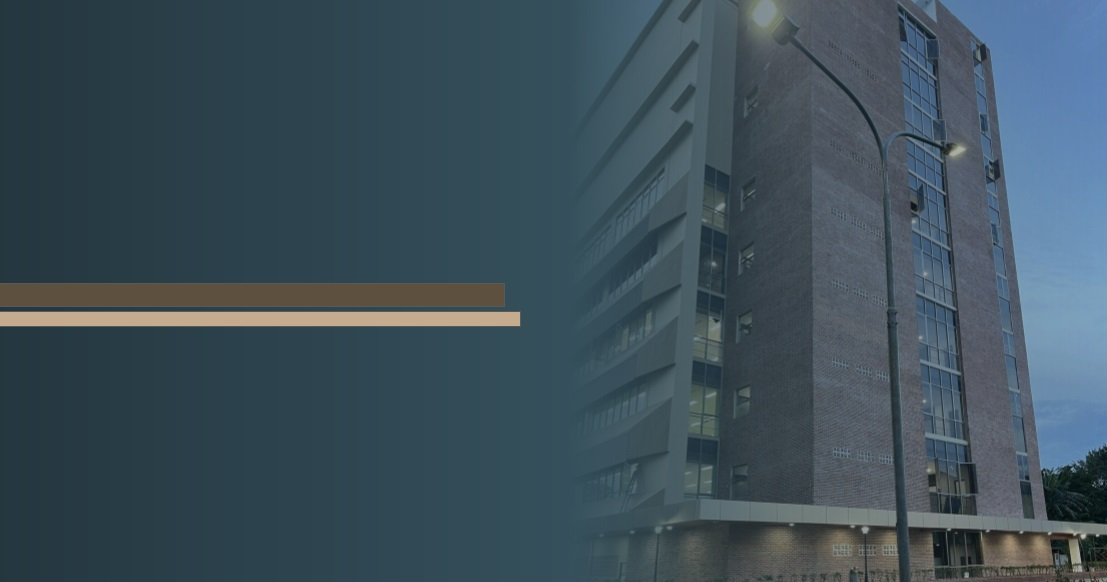
#> input picture slides/Untitled.jpg, 1107 x 582 px, found by its file name
$ python make_title_background.py
#> lines starting #> are read from the running program, lines starting #| are printed output that depends on the picture
"""Turn slides/Untitled.jpg into the title-slide background of the IWBIS deck.

The source is 1107 x 582 px: a dark slate panel on the left with two accent bars,
and a photo of a building under a teal overlay on the right. This script
  1. crops it to 16:9 (the slide's shape), trimming both sides equally,
  2. upscales it to 2560 x 1440 with Lanczos resampling,
  3. smooths JPEG block noise in the flat left panel (edge-preserving median)
     and darkens that panel slightly, so white title text has strong contrast,
  4. brightens and adds contrast to the photo side (a percentile levels stretch
     with a mild midtone lift), sharpens it, and nudges saturation,
  5. blends the two treatments across the panel-to-photo transition with a
     smooth horizontal ramp, so no seam appears.
It prints luminance statistics before and after, and the text contrast ratio
the title will have against the panel.

Run:  python slides/make_title_background.py [src] [dst]
"""
import sys

import numpy as np
from PIL import Image, ImageFilter

SRC = sys.argv[1] if len(sys.argv) > 1 else "slides/Untitled.jpg"
DST = sys.argv[2] if len(sys.argv) > 2 else "slides/title_background.jpg"
OUT_W, OUT_H = 2560, 1440

# tuning knobs. The stretch works on luminance only and scales R, G and B by the
# same factor, so hues are kept: the dusk-blue sky stays blue instead of clipping
# in the blue channel and turning cyan.
PANEL_DARKEN = 0.92          # multiply the left panel by this
RAMP = (0.47, 0.60)          # panel -> photo transition, as a fraction of the width
STRETCH_PCT = (0.5, 99.8)    # photo luminance percentiles mapped to the output range below
OUT_RANGE = (0.06, 0.80)
MID_GAMMA = 1.15             # > 1 keeps the midtones from washing out after the stretch
SHARPEN = dict(radius=2.0, percent=50, threshold=3)

LUMA = np.array([0.2126, 0.7152, 0.0722])


def rel_luminance(rgb):
    c = np.asarray(rgb, dtype=float) / 255.0
    lin = np.where(c <= 0.04045, c / 12.92, ((c + 0.055) / 1.055) ** 2.4)
    return float(lin @ LUMA)


def contrast(fg, bg):
    a, b = sorted([rel_luminance(fg), rel_luminance(bg)], reverse=True)
    return (a + 0.05) / (b + 0.05)


def stats(arr, xs):
    lum = (arr[:, xs] @ LUMA) * 255
    return lum.mean(), lum.std()


src = Image.open(SRC).convert("RGB")
#> src is the input picture: PIL image 1107x582 RGB; mean R, G, B 62, 80.4, 91.2
w0, h0 = src.size
#> w0 = 1107; h0 = 582
tw = round(h0 * 16 / 9)
#> tw = 1035
left = (w0 - tw) // 2
#> left = 36
big = src.crop((left, 0, left + tw, h0)).resize((OUT_W, OUT_H), Image.LANCZOS)
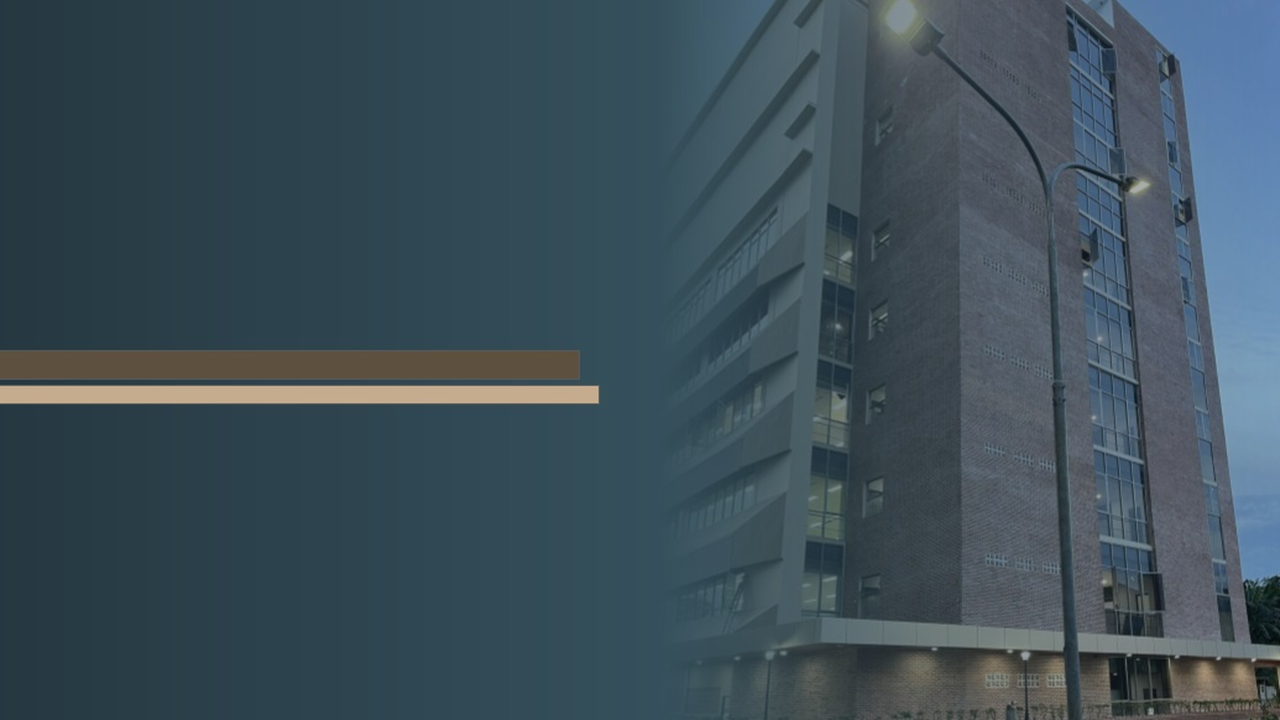
#> big: PIL image 2560x1440 RGB (shown at 1/2 size); mean R, G, B 61.6, 79.7, 89.9

x = np.linspace(0.0, 1.0, OUT_W)
t = np.clip((x - RAMP[0]) / (RAMP[1] - RAMP[0]), 0.0, 1.0)
ramp = (t * t * (3 - 2 * t))[None, :, None]          # smoothstep, 0 = panel, 1 = photo
photo_cols = x > RAMP[1] + 0.02
panel_cols = x < RAMP[0] - 0.02

base = np.asarray(big, dtype=float) / 255.0

# left panel: edge-preserving smoothing, then a slight darkening
panel = np.asarray(big.filter(ImageFilter.MedianFilter(5)), dtype=float) / 255.0 * PANEL_DARKEN

# photo side: light sharpening, then a luminance-only levels stretch that keeps hue
sharp = big.filter(ImageFilter.UnsharpMask(**SHARPEN))
photo = np.asarray(sharp, dtype=float) / 255.0
Y = photo @ LUMA
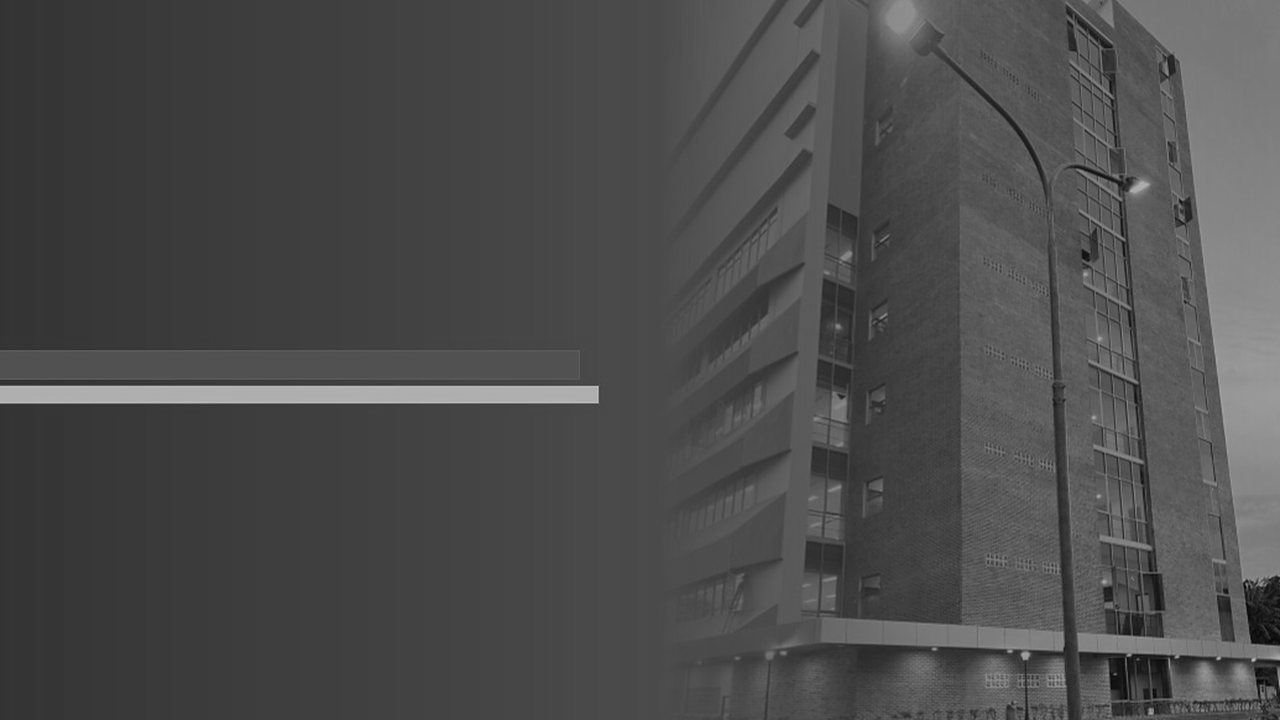
#> Y: shape (1440, 2560) float64 (shown at 1/2 size); min 0, max 0.836, mean 0.3
lo, hi = np.percentile(Y[:, photo_cols], STRETCH_PCT)
#> lo = 0.0944; hi = 0.598
Yn = OUT_RANGE[0] + np.clip((Y - lo) / (hi - lo), 0.0, 1.0) ** MID_GAMMA * (OUT_RANGE[1] - OUT_RANGE[0])
photo = np.clip(photo * (Yn / np.maximum(Y, 1e-3))[..., None], 0.0, 1.0)

out = panel * (1.0 - ramp) + photo * ramp
Image.fromarray((np.clip(out, 0, 1) * 255 + 0.5).astype(np.uint8)).save(DST, quality=93, subsampling=0)
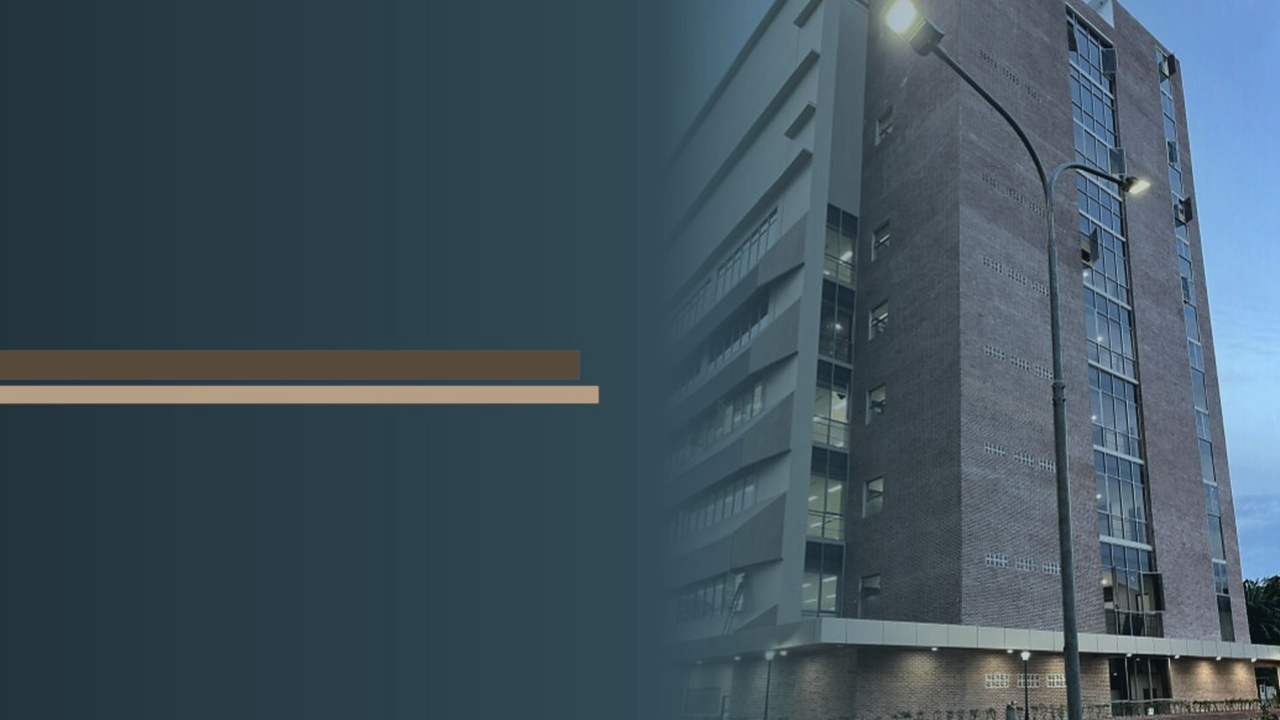
#> saved as title_background.jpg: PIL image 2560x1440 RGB (shown at 1/2 size); mean R, G, B 64.3, 82.5, 93.1

b_mean, b_std = stats(base, photo_cols)
#> in stats, `lum = (arr[:, xs] @ LUMA) * 255`:
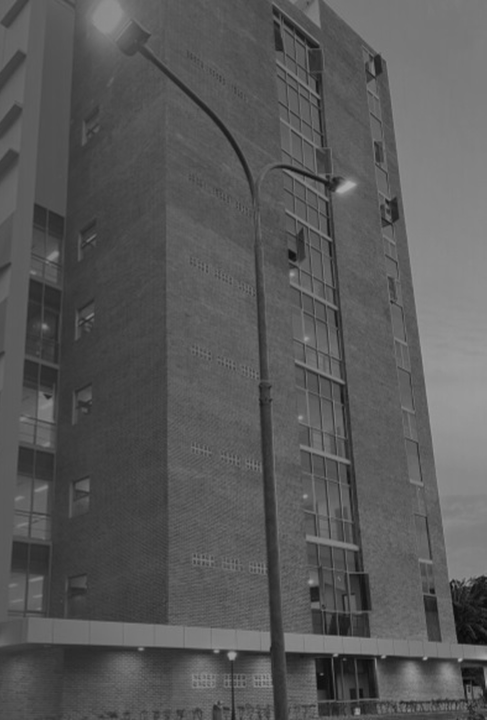
#> lum: shape (1440, 973) float64 (shown at 1/2 size); min 3.71, max 179.6, mean 88.5
#> b_mean = 88.49; b_std = 24.44
a_mean, a_std = stats(out, photo_cols)
#> in stats (call 2), `lum = (arr[:, xs] @ LUMA) * 255`:
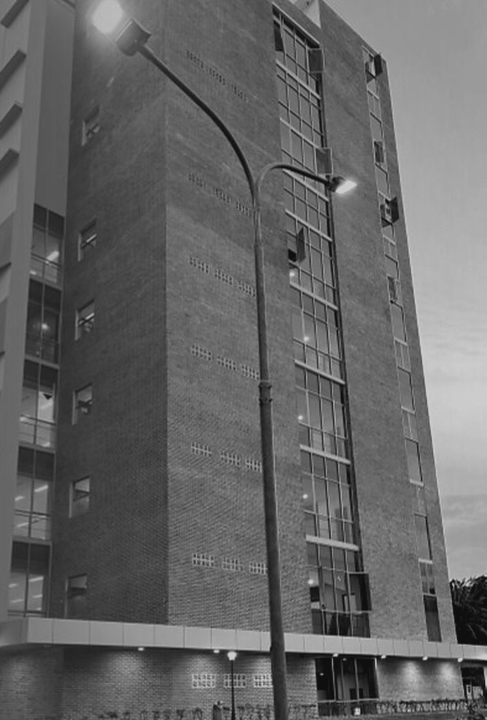
#> lum: shape (1440, 973) float64 (shown at 1/2 size); min 0, max 204, mean 101.8
#> a_mean = 101.8; a_std = 37.7
pb_mean, _ = stats(base, panel_cols)
#> in stats (call 3), `lum = (arr[:, xs] @ LUMA) * 255`:
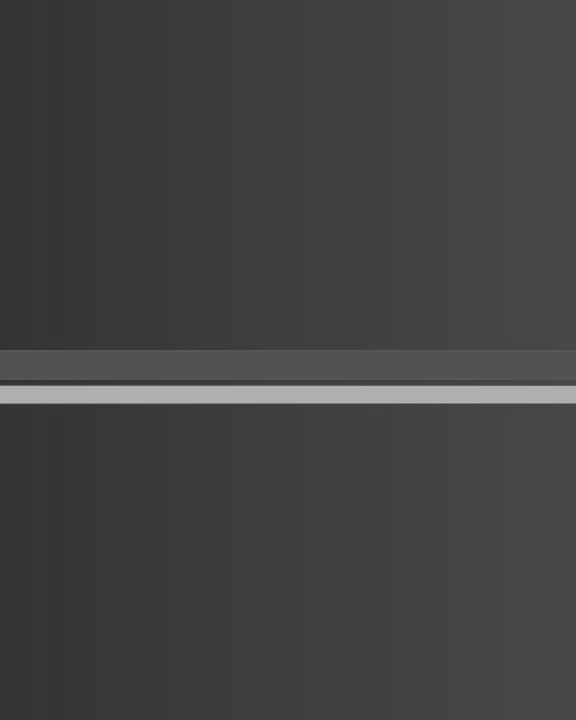
#> lum: shape (1440, 1152) float64 (shown at 1/2 size); min 47.39, max 185.8, mean 66.1
#> pb_mean = 66.1
pa_mean, _ = stats(out, panel_cols)
#> pa_mean = 60.8
print(f"wrote {DST} ({OUT_W} x {OUT_H}) from {SRC} ({w0} x {h0}, cropped to {tw} x {h0})")
#| wrote slides/title_background.jpg (2560 x 1440) from slides/Untitled.jpg (1107 x 582, cropped to 1035 x 582)
print(f"photo side  luminance mean {b_mean:5.1f} -> {a_mean:5.1f}   contrast (std) {b_std:5.1f} -> {a_std:5.1f}")
#| photo side  luminance mean  88.5 -> 101.8   contrast (std)  24.4 ->  37.7
print(f"left panel  luminance mean {pb_mean:5.1f} -> {pa_mean:5.1f}")
#| left panel  luminance mean  66.1 ->  60.8
clip = ((out[:, photo_cols] * 255) >= 250).any(axis=2).mean() * 100
#> clip = 0.00935
clip0 = ((base[:, photo_cols] * 255) >= 250).any(axis=2).mean() * 100
#> clip0 = 0
dark = ((out[:, photo_cols] @ LUMA) * 255 <= 10).mean() * 100
#> dark = 0.000428
dark0 = ((base[:, photo_cols] @ LUMA) * 255 <= 10).mean() * 100
#> dark0 = 0.00385
print(f"photo side  pixels with any channel >= 250: {clip0:.2f}% -> {clip:.2f}%   near-black (<= 10): {dark0:.2f}% -> {dark:.2f}%")
#| photo side  pixels with any channel >= 250: 0.00% -> 0.01%   near-black (<= 10): 0.00% -> 0.00%
sky = (slice(0, int(OUT_H * 0.35)), slice(int(OUT_W * 0.92), OUT_W))
def hue(rgb):
    import colorsys
    return colorsys.rgb_to_hsv(*rgb)[0] * 360
print(f"sky (top right) mean RGB {tuple(int(v) for v in base[sky].reshape(-1, 3).mean(0) * 255)} hue {hue(base[sky].reshape(-1, 3).mean(0)):.0f} -> "
      f"{tuple(int(v) for v in out[sky].reshape(-1, 3).mean(0) * 255)} hue {hue(out[sky].reshape(-1, 3).mean(0)):.0f}")
#| sky (top right) mean RGB (92, 126, 167) hue 213 -> (115, 159, 211) hue 213
# the text column sits on the panel between x = 5% and 47% of the width
text_cols = (x > 0.05) & (x < 0.47)
y = np.linspace(0.0, 1.0, OUT_H)
text_rows = (y < 0.47) | (y > 0.58)                    # the accent bars sit between these
worst = (out[text_rows][:, text_cols].reshape(-1, 3) * 255)
worst_bg = worst[np.argmax(worst @ LUMA)]              # brightest panel pixel under the text column
#> worst_bg = [47.84, 72.68, 82.8]
typical_bg = np.median(worst, axis=0)
#> typical_bg = [41.4, 61.64, 71.76]
for name, fg in [("white title", (255, 255, 255)), ("affiliation D5E0EA", (0xD5, 0xE0, 0xEA)), ("accent C6AB8E", (0xC6, 0xAB, 0x8E))]:
    print(f"{name:20s} contrast on typical panel {contrast(fg, typical_bg):4.1f}:1, "
          f"on brightest panel pixel {contrast(fg, worst_bg):4.1f}:1")
#> this loop made 3 passes
#| white title          contrast on typical panel 11.2:1, on brightest panel pixel  9.6:1
#| affiliation D5E0EA   contrast on typical panel  8.4:1, on brightest panel pixel  7.1:1
#| accent C6AB8E        contrast on typical panel  5.1:1, on brightest panel pixel  4.4:1
